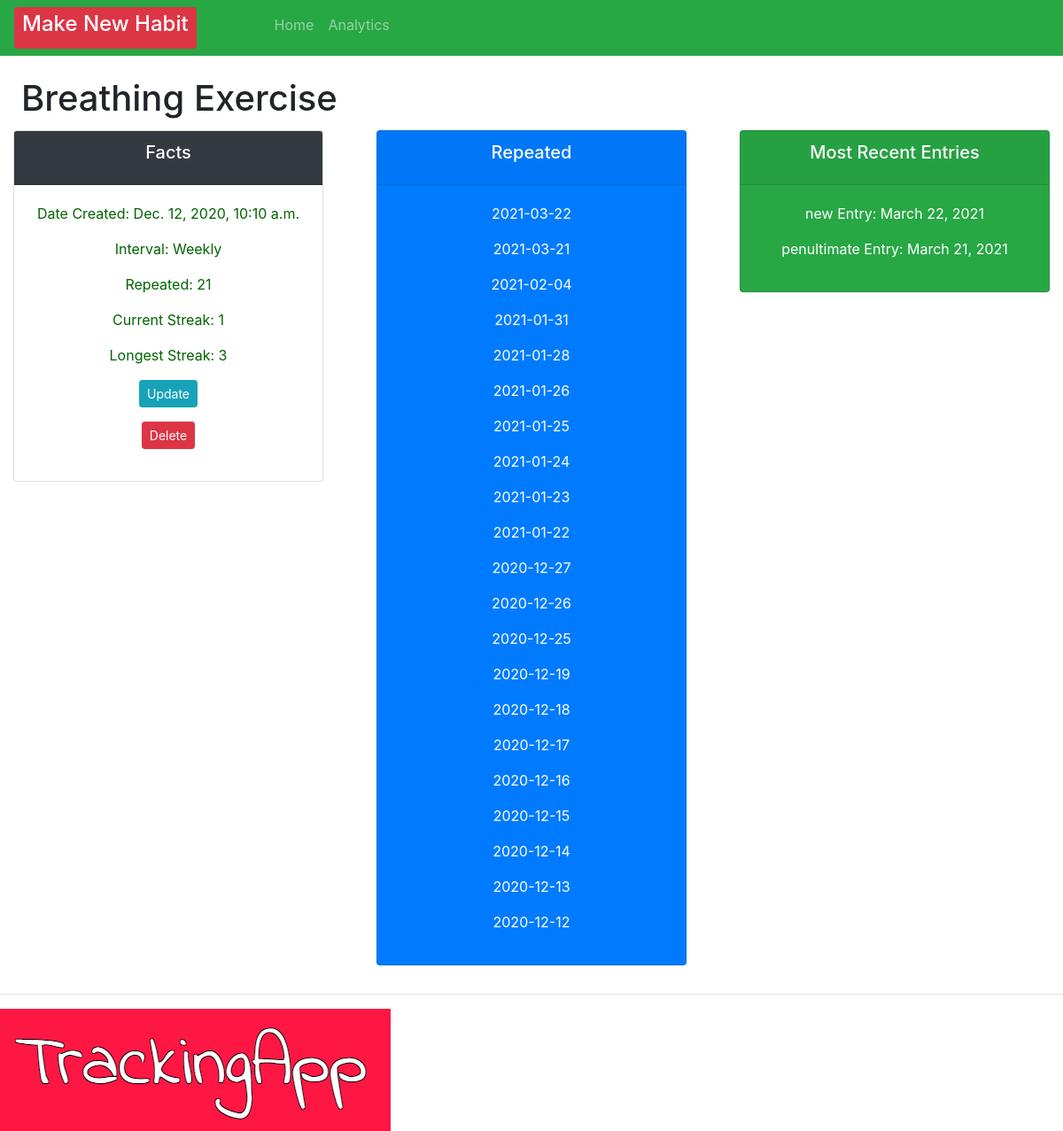
The page /habit/104 on the database its author committed.
### crm/models.py (models this page shows, shortened)
class Order(models.Model):
    INTERVAL = (
            ('Daily', 'Daily'),
            ('Weekly', 'Weekly' ),
            )
    habit = models.CharField(max_length=200, null=True, blank=True)
    interval = models.CharField(max_length=400, null=True, choices=INTERVAL)
    checked = models.IntegerField(blank=True, default=0, null=True)
    streak = models.IntegerField(blank=True, default=0, null=True)
    longestStreak = models.IntegerField(blank=True, default=0, null=True)
    created = models.DateTimeField(auto_now=True, auto_now_add=False, editable=False, null=True, blank=True)
    checkedList = models.ManyToManyField(Repeats)
    timeStamp = models.DateTimeField(auto_now=True, blank=True)
    date_created = models.DateTimeField(auto_now_add=True, null=True, editable=False, blank=True)
    dateAsString = models.CharField(max_length=200, null=True, blank=True)

class Repeats(models.Model):
    dateAsString = models.CharField(max_length=200, null=True, blank=True)

### crm/views.py (the view)
# urls.py: path('habit/<str:pk>', views.habit, name="habit"),
def habit(request, pk):
    repeats = Repeats.objects.get(id=pk)
    orders = Order.objects.all()
    order = Order.objects.get(id=pk)
    repeat = order.checkedList.filter()
    streak = order.streak
    date_array = order.checkedList.all().order_by('-dateAsString')
    penultimate = date_array[1].dateAsString
    last_checked = parse_date(penultimate)
    today1 = date_array.first().dateAsString
    today = parse_date(today1)
    order.save()
    context = {"today": today, "last_checked": last_checked, "current_streak":streak, "order":order, "repeats": repeats, "repeat": repeat}
    return render(request, 'habit/habit.html', context)

### crm/templates/habit/habit.html (shortened to what this page needs)
{% extends 'habit/main.html' %}
{% block content %}
<br>
<h1 style="margin-left: 2%; margin-bottom: 1%;">
    <td>
        {{ order.habit }}
    </td>
</h1>
<div class="row">
    <div class="col">
        <div class="col-md">
            <div class="card text-center text-white mb-3" id="total-orders">
                <div class="card-header  bg-dark">
                    <h5 class="card-title">Facts</h5>
                </div>
                <div class="card-body">
                    <p style="color: darkgreen">Date Created: {{order.date_created}}</p>
                    <p style="color: darkgreen">Interval: {{ order.interval }}</p>
                    <p style="color: darkgreen">Repeated: {{ order.checkedList.count }}</p>
                    <p style="color: darkgreen">Current Streak:  {{current_streak}}</p>
                    <p style="color: darkgreen">Longest Streak: {{order.longestStreak}}</p>
                    <p> <a a class="btn btn-sm btn-info" href="{% url 'update_habit' order.id %}">Update</a></p>
                    <p> <a a class="btn btn-sm btn-danger" href="{% url 'delete' order.id %}">Delete</a></p>
                </div>
            </div>
        </div>
    </div>
    <div class="col">
        <div class="col-md">
            <div class="card text-center text-white bg-primary mb-3" id="total-orders">
                <div class="card-header">
                    <h5 class="card-title text-white">Repeated</h5>
                </div>
                <div class="card-body">
                    {% for check in repeat reversed %}
                    <p>{{check.dateAsString}}</p>
                    {%endfor%}
                </div>
            </div>
        </div>
    </div>
    <div class="col">
        <div class="col-md">
            <div class="card text-center mb-3 bg-success text-white" id="total-orders">
                <div class="card-header">
                    <h5 class="card-title">Most Recent Entries</h5>
                </div>
                <div class="card-body">
                    <p>new Entry: {{today}}</p>
                    <p>penultimate Entry: {{last_checked}}</p>
                </div>
            </div>
        </div>
    </div>
</div>
{% endblock %}

### rows shown on the page
Order: habit "Breathing Exercise", date_created "Dec. 12, 2020, 10:10 a.m.", interval "Weekly", checkedList.count "21", longestStreak "3"
Repeats: dateAsString "2021-03-22", dateAsString "March 22, 2021"
Repeats: dateAsString "2021-03-21", dateAsString "March 21, 2021"
Repeats: dateAsString "2021-02-04"
Repeats: dateAsString "2021-01-31"
Repeats: dateAsString "2021-01-28"
Repeats: dateAsString "2021-01-26"
Repeats: dateAsString "2021-01-25"
Repeats: dateAsString "2021-01-24"
Repeats: dateAsString "2021-01-23"
Repeats: dateAsString "2021-01-22"
Repeats: dateAsString "2020-12-27"
Repeats: dateAsString "2020-12-26"
Repeats: dateAsString "2020-12-25"
Repeats: dateAsString "2020-12-19"
Repeats: dateAsString "2020-12-18"
Repeats: dateAsString "2020-12-17"
Repeats: dateAsString "2020-12-16"
Repeats: dateAsString "2020-12-15"
Repeats: dateAsString "2020-12-14"
Repeats: dateAsString "2020-12-13"
Repeats: dateAsString "2020-12-12"

### other values the page prints
{{ current_streak }} "1"
